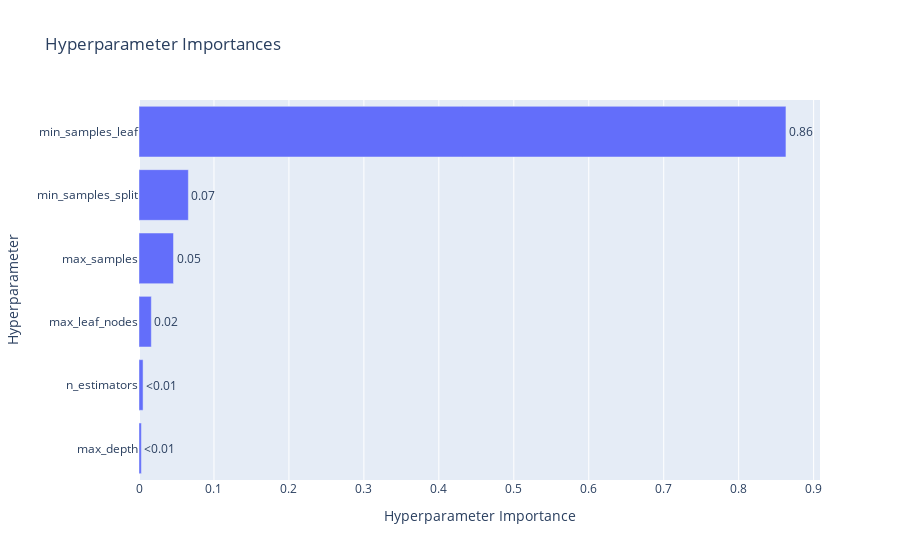

The notebook cell this image was saved under:
### Code cell
# Plot parameter importances
plot_param_importances(study)

### Figure 1 — Plotly figure (JSON) as saved in the notebook; plotly's stock layout.template omitted (floating-point values rounded to 4 significant figures)
{"data": [{"cliponaxis": false, "hovertemplate": ["max_depth (IntDistribution): 0.003165380452228821<extra></extra>", "n_estimators (IntDistribution): 0.005428284795043989<extra></extra>", "max_leaf_nodes (IntDistribution): 0.01645277736166662<extra></extra>", "max_samples (IntDistribution): 0.04603448140795713<extra></extra>", "min_samples_split (IntDistribution): 0.06585417404504092<extra></extra>", "min_samples_leaf (IntDistribution): 0.8630649019380626<extra></extra>"], "name": "Objective Value", "orientation": "h", "text": ["<0.01", "<0.01", "0.02", "0.05", "0.07", "0.86"], "textposition": "outside", "type": "bar", "x": [0.003165, 0.005428, 0.01645, 0.04603, 0.06585, 0.8631], "y": ["max_depth", "n_estimators", "max_leaf_nodes", "max_samples", "min_samples_split", "min_samples_leaf"]}], "layout": {"title": {"text": "Hyperparameter Importances"}, "xaxis": {"title": {"text": "Hyperparameter Importance"}}, "yaxis": {"title": {"text": "Hyperparameter"}}}}
